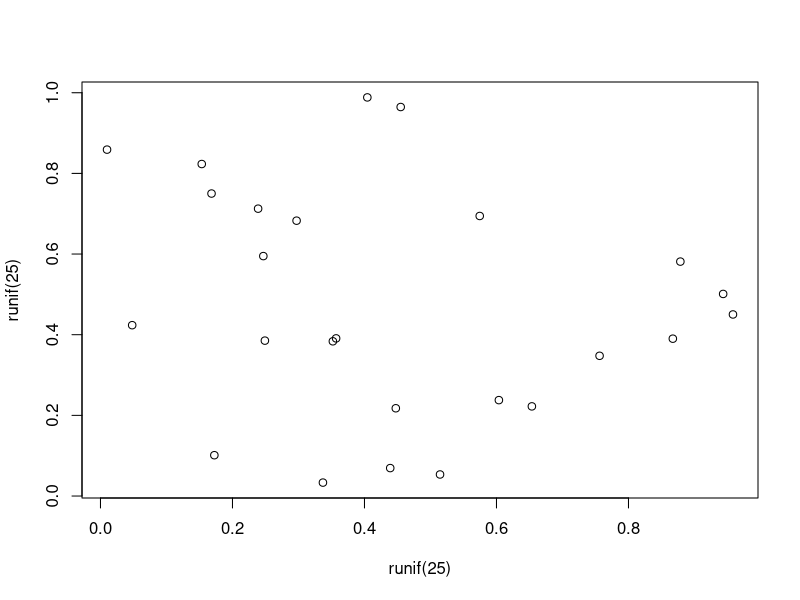

This figure's R source:
## ---- chunk 1
#| label: fig-meaningless
#| fig-cap: A meaningless scatterplot
#| fig-width: 5
#| fig-height: 5
#| fig-align: center
#| out-width: 50%
#| echo: false
plot(runif(25), runif(25))
## ---- chunk 2
#| label: tbl-simple
#| tbl-cap: Caption centered above table
#| echo: true
knitr::kable(head(mtcars)[,1:4])
